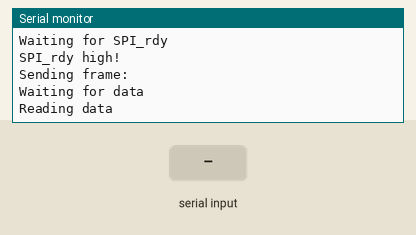
Recording of a sketch running on a simulated Teensy 4. On the bench: the last lines printed to the serial monitor. The test bench sets the inputs (shaded band).

Above: at 1.2 s.
1.3 s: "1" received over the second serial link
At 2.1 s:
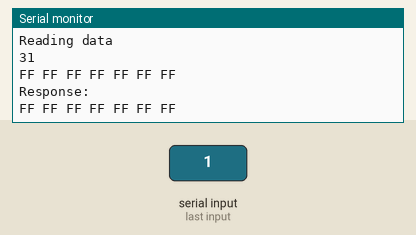
2.8 s: "0" received over the second serial link
At 4.11 s:
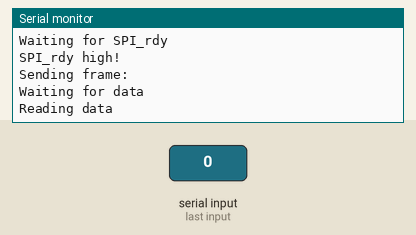
4.3 s: "2" received over the second serial link
At 4.7 s:
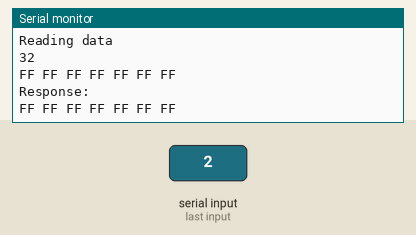

Measured:
- after the input at 1.3 s, the serial monitor: prints a new line at once (image 1)
- after the input at 2.8 s, the serial monitor: prints a new line at once (image 2)
- after the input at 4.3 s, the serial monitor: prints a new line at once (image 3)

The sketch:

Daughter_bq_test.ino
```cpp
#include "bq_comm.h"
#include "teensy_pin_defs.h"
#define serialdebug 1

extern uint8_t bqRespBufs[num_segments+1][176];

void setup() {
  Serial.begin(115200);
  Serial.println("Starting");
  Serial2.begin(1000000, SERIAL_8N2);
  bqInitializeSPI();
}

void loop() {
  //bqGetReg(byte req_type, byte data_size, byte dev_addr, uint16_t reg_addr, byte resp_size)
  uint8_t* bqResponse = bqReadReg(BQ_SINGLE_READ, 0, STACK_DIE_ID1, 1);
  Serial.println("Response:");
  for (int i = 0; i < 7; i++) {
    Serial.print(((uint8_t[][176])bqResponse)[0][i], HEX);
    Serial.print(" ");
  }
  Serial.println();
  delay(1000);

  //Stack test
  /*Serial.println("Stack test");
  bqAutoAddressing(1);
  //byte byteArr[] = {0b00100000};
  //bqComm(BQ_SINGLE_WRITE, 1, 0, BRIDGE_CONTROL1, byteArr);
  //bqSetStackSize(1);

  /*while (1) {
    byte byteArr[] = {0};
    bqComm(BQ_BROAD_READ, 0, 0, 0x032F, byteArr);
    bqCommClear();
    delay(1);
  }*/
  /*
  bqReadReg(BQ_BROAD_READ, 0, 0x032F, 1);
  for (int i = 0; i < 7; i++) {
    Serial.print(((uint8_t[][176])bqResponse)[0][i], HEX);
    Serial.print(" ");
  }
  Serial.println();
  for (int i = 0; i < 7; i++) {
    Serial.print(((uint8_t[][176])bqResponse)[1][i], HEX);
    Serial.print(" ");
  }
  Serial.println();
  delay(10000);*/
}
```

Crc16.h
```cpp
// (licence header left out)
#ifndef CRC16_H
#define CRC16_H
#define LIBRARY_VERSION_CRC16_H   "0.1.2"

#if defined(ARDUINO) && ARDUINO >= 100
  #include "Arduino.h"
#elif defined(ARDUINO)
  #include "WProgram.h"
#else
  #include <cstdint>
#endif

class Crc16 {
   private:
        //Crc parameters
        uint16_t _msbMask;
        uint16_t _mask;
        uint16_t _xorIn;
        uint16_t _xorOut;
        uint16_t _polynomial;
        uint8_t _reflectIn;
        uint8_t _reflectOut;
        //Crc value
        uint16_t _crc;
        uint8_t reflect(uint8_t data);
        uint16_t reflect(uint16_t data);

   public:
        inline Crc16()
        {
            //Default to XModem parameters
            _reflectIn = false;
            _reflectOut = false;
            _polynomial = 0x1021;
            _xorIn = 0x0000;
            _xorOut = 0x0000;
            _msbMask = 0x8000;
            _mask = 0xFFFF;
            _crc = _xorIn;
        }
        inline Crc16(uint8_t reflectIn, uint8_t reflectOut, uint16_t polynomial, uint16_t xorIn, uint16_t xorOut, uint16_t msbMask, uint16_t mask)
        {
            _reflectIn = reflectIn;
            _reflectOut = reflectOut;
            _polynomial = polynomial;
            _xorIn = xorIn;
            _xorOut = xorOut;
            _msbMask = msbMask;
            _mask = mask;
            _crc = _xorIn;
        }
        inline void clearCrc();
        inline void updateCrc(uint8_t data);
        inline uint16_t getCrc();
        inline unsigned int fastCrc(uint8_t data[], uint8_t start, uint16_t length, uint8_t reflectIn, uint8_t reflectOut, uint16_t polynomial, uint16_t xorIn, uint16_t xorOut, uint16_t msbMask, uint16_t mask);
        inline unsigned int XModemCrc(uint8_t data[], uint8_t start, uint16_t length)
		{
            //  XModem parameters: poly=0x1021 init=0x0000 refin=false refout=false xorout=0x0000
            return fastCrc(data, start, length, false, false, 0x1021, 0x0000, 0x0000, 0x8000, 0xffff);
		}
        inline unsigned int Mcrf4XX(uint8_t data[], uint8_t start, uint16_t length)
        {
          return fastCrc(data, start, length, true, true, 0x1021, 0xffff, 0x0000, 0x8000, 0xffff);
        }
        inline unsigned int Modbus(uint8_t data[], uint8_t start, uint16_t length)
        {
          return fastCrc(data, start, length, true, true, 0x8005, 0xffff, 0x0000, 0x8000, 0xffff);
        }
};

//---------------------------------------------------
// Initialize crc calculation
//---------------------------------------------------
void Crc16::clearCrc()
{
	_crc = _xorIn;
}
//---------------------------------------------------
// Update crc with new data
//---------------------------------------------------
void Crc16::updateCrc(uint8_t data)
{
	if (_reflectIn != 0)
		data = (uint8_t) reflect(data);

	int j = 0x80;

	while (j > 0)
	{
		uint16_t bit = (uint16_t)(_crc & _msbMask);

		_crc <<= 1;

		if ((data & j) != 0)
		{
			bit = (uint16_t)(bit ^ _msbMask);
		}

		if (bit != 0)
		{
			_crc ^= _polynomial;
		}

		j >>= 1;
	}
}

//---------------------------------------------------
// Get final crc value
//---------------------------------------------------
uint16_t Crc16::getCrc()
{
  if (_reflectOut != 0)
		_crc = (unsigned int)((reflect(_crc) ^ _xorOut) & _mask);

	return _crc;
}

//---------------------------------------------------
// Calculate generic crc code on data array
// Examples of crc 16:
// Kermit: 		width=16 poly=0x1021 init=0x0000 refin=true  refout=true  xorout=0x0000 check=0x2189
// Modbus: 		width=16 poly=0x8005 init=0xffff refin=true  refout=true  xorout=0x0000 check=0x4b37
// XModem: 		width=16 poly=0x1021 init=0x0000 refin=false refout=false xorout=0x0000 check=0x31c3
// CCITT-False:	width=16 poly=0x1021 init=0xffff refin=false refout=false xorout=0x0000 check=0x29b1
//---------------------------------------------------
unsigned int Crc16::fastCrc(uint8_t data[], uint8_t start, uint16_t length, uint8_t reflectIn, uint8_t reflectOut, uint16_t polynomial, uint16_t xorIn, uint16_t xorOut, uint16_t msbMask, uint16_t mask)
{
  uint16_t crc = xorIn;

	int j;
	uint8_t c;
	unsigned int bit;

	if (length == 0) return crc;

	for (int i = start; i < (start + length); i++)
	{
		c = data[i];

		if (reflectIn != 0)
			c = (uint8_t) reflect(c);

		j = 0x80;

		while (j > 0)
		{
			bit = (unsigned int)(crc & msbMask);
			crc <<= 1;

			if ((c & j) != 0)
			{
				bit = (unsigned int)(bit ^ msbMask);
			}

			if (bit != 0)
			{
				crc ^= polynomial;
			}

			j >>= 1;
		}
	}

  if (reflectOut != 0)
    crc = (unsigned int)((reflect((uint16_t) crc) ^ xorOut) & mask);

	return crc;
}

//-------------------------------------------------------
// Reflects bit in a uint8_t
//-------------------------------------------------------
uint8_t Crc16::reflect(uint8_t data)
{
  const uint8_t bits = 8;
	unsigned long reflection = 0x00000000;
	// Reflect the data about the center bit.
	for (uint8_t bit = 0; bit < bits; bit++)
	{
		// If the LSB bit is set, set the reflection of it.
		if ((data & 0x01) != 0)
		{
			reflection |= (unsigned long)(1 << ((bits - 1) - bit));
		}

		data = (uint8_t)(data >> 1);
	}

	return reflection;
}
//-------------------------------------------------------
// Reflects bit in a uint16_t
//-------------------------------------------------------
uint16_t Crc16::reflect(uint16_t data)
{
  const uint8_t bits = 16;
  unsigned long reflection = 0x00000000;
  // Reflect the data about the center bit.
  for (uint8_t bit = 0; bit < bits; bit++)
  {
    // If the LSB bit is set, set the reflection of it.
    if ((data & 0x01) != 0)
    {
      reflection |= (unsigned long)(1 << ((bits - 1) - bit));
    }

    data = (uint16_t)(data >> 1);
  }

  return reflection;
}

#endif
```

bq79600_reg_defs.h
```cpp
//https://docs.google.com/spreadsheets/d/1GyFOFbGB9zVR0eIfJ3rLILp069PXWmpAPe-eZRBfAMY/edit#gid=617282456

#define BRIDGE_DIR0_ADDR 0x306
#define BRIDGE_DIR1_ADDR 0x307
#define BRIDGE_CONTROL1 0x309 //[DIR_SEL, SEND_SHUTDOWN, SEND_WAKE, SEND_SLPTOACT, GOTO_SHUTDOWN, GOTO_SLEEP, SOFT_RESET, ADDR_WR]
#define BRIDGE_CONTROL2 0x30A
#define BRIDGE_DIAG_CTRL 0x2000
#define BRIDGE_DEV_CONF1 0x2001
#define BRIDGE_DEV_CONF2 0x2002
#define BRIDGE_TX_HOLD_OFF 0x2003
#define BRIDGE_SLP_TIMEOUT 0x2004
#define BRIDGE_COMM_TIMEOUT 0x2005
#define BRIDGE_SPI_FIFO_UNLOCK 0x2010
#define BRIDGE_FAULT_MSK 0x2020
#define BRIDGE_FAULT_RST 0x2030
#define BRIDGE_FAULT_SUMMARY 0x2100
#define BRIDGE_FAULT_REG 0x2101
#define BRIDGE_FAULT_SYS 0x2102
#define BRIDGE_FAULT_PWR 0x2103
#define BRIDGE_FAULT_COMM1 0x2104
#define BRIDGE_FAULT_COMM2 0x2105
#define BRIDGE_DEV_DIAG_STAT 0x2110
#define BRIDGE_PARTID 0x2120
#define BRIDGE_DIE_ID1 0x2121
#define BRIDGE_DIE_ID2 0x2122
#define BRIDGE_DIE_ID3 0x2123
#define BRIDGE_DIE_ID4 0x2124
#define BRIDGE_DIE_ID5 0x2125
#define BRIDGE_DIE_ID6 0x2126
#define BRIDGE_DIE_ID7 0x2127
#define BRIDGE_DIE_ID8 0x2128
#define BRIDGE_DIE_ID9 0x2129
#define BRIDGE_DEBUG_CTRL_UNLOCK 0x2200
#define BRIDGE_DEBUG_COMM_CTRL 0x2201
#define BRIDGE_DEBUG_COMM_STAT 0x2300
#define BRIDGE_DEBUG_SPI_PHY 0x2301
#define BRIDGE_DEBUG_SPI_FRAME 0x2302
#define BRIDGE_DEBUG_UART_FRAME 0x2303
#define BRIDGE_DEBUG_COMH_PHY 0x2304
#define BRIDGE_DEBUG_COMH_FRAME 0x2305
#define BRIDGE_DEBUG_COML_PHY 0x2306
#define BRIDGE_DEBUG_COML_FRAME 0x2307
```

bq_comm.h
```cpp
#include "bq79600_reg_defs.h"
#include "bq79656_reg_defs.h"
#include "bq_pin_defs.h"
#include <stdbool.h>
#include <Arduino.h>
#include <SPI.h>

#define BQ_SPI_FREQ 6000000
#define BQ_SINGLE_READ 0b00000000 //single device read
#define BQ_SINGLE_WRITE 0b00010000 //single device write
#define BQ_STACK_READ 0b00100000 //stack read
#define BQ_STACK_WRITE 0b00110000 //stack write
#define BQ_BROAD_READ 0b01000000 //broadcast read
#define BQ_BROAD_WRITE 0b01010000 //broadcast write
#define BQ_BROAD_WRITE_REV 0b01100000 //broadcast write reverse

#define num_series 140
#define num_thermo 112
#define num_segments 14 //logical segments (BQ79656-Q1 chips)


void bqInitializeSPI();
void bqComm(byte req_type, byte data_size, byte dev_addr, uint16_t reg_addr, byte* data);
uint8_t* bqReadReg(byte req_type, byte dev_addr, uint16_t reg_addr, byte resp_size);
void bqDummyReadReg(byte req_type, byte dev_addr, uint16_t reg_addr, byte resp_size);

void bqAutoAddressing(byte numDevices);

void bqSetStackSize(int newSize);

void bqStartBalancingSimple();

//uint16_t calculateCRC();
bool verifyCRC(uint8_t* buf);

uint8_t* bqGetBuf();
int* bqGetDataLen();
void bqGetVoltages(float* voltages);
void bqGetTemps(float* temps);
void bqGetCurrent(float* current);
void bqWakeChip();
void bqCommClear();

void bqEnableUartDebug();
```

bq_pin_defs.h
```cpp
#define nfault_pin 16
#define spi_rdy_pin_bq 17
#define cs_bq 38 //cs0
#define mosi_bq 11
#define miso_bq 12
#define sck_bq 13
const int kill_pins[] {14, 15, 18, 19, 24, 25, 40, 32, 9, 6, 2, 33};
#define num_kill_pins 12
```

teensy_pin_defs.h
```cpp
#define rx_esp 0
#define tx_esp 1
#define can_rx 30
#define can_tx 31
#define cs_esp 39 //cs1
#define miso_esp 41
#define mosi_esp 26
#define sck_esp 27
#define coolant_ctrl 23
#define contactorprecharge_ctrl 20
#define contactorp_ctrl 21
#define contactorn_ctrl 22
```

Source omitted: bq79656_reg_defs.h (10434 bytes), bq_comm.cpp (12066 bytes)
